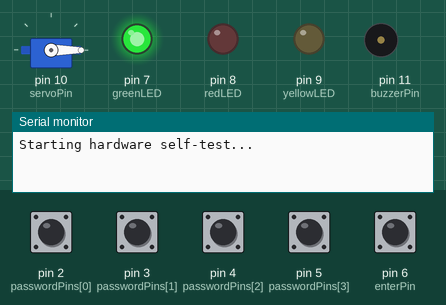
Bench run of a sketch on a simulated Arduino Uno, built with avr-gcc and run on an emulated ATmega328P. Parts: servo, output pins drawn as LEDs (lit = HIGH), buzzer (waves = sounding), the last lines printed to the serial monitor. The inputs (shaded band) are chosen by the test bench; at power-on: pin 2 (passwordPins[0]), pin 3 (passwordPins[1]), pin 4 (passwordPins[2]), pin 5 (passwordPins[3]), pin 6 (enterPin) HIGH.

Above: at 0.1 s.
At 0.6 s:
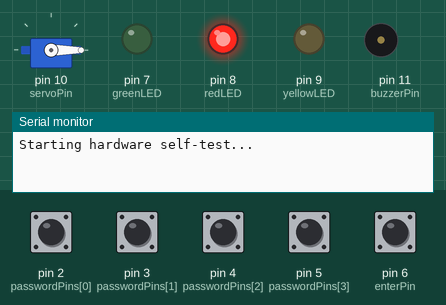
At 1.1 s:
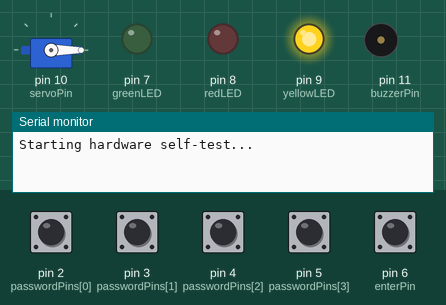
At 1.9 s:
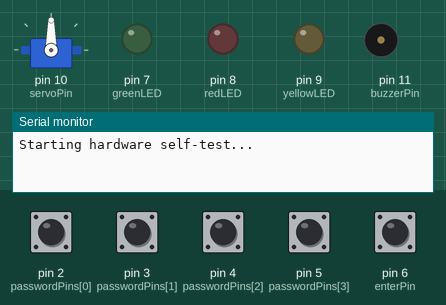
At 3.86 s:
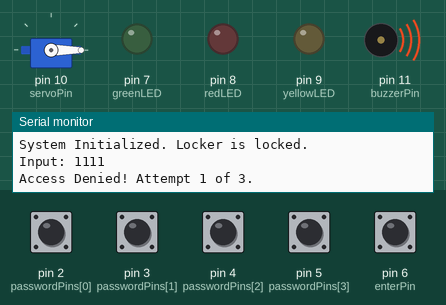
At 4.5 s:
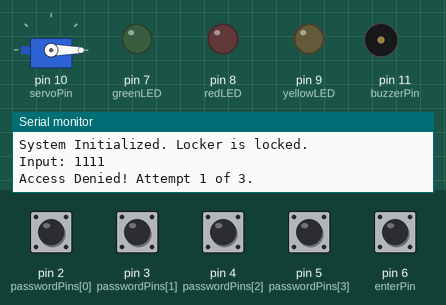
Timing chart, 0 to 6.0 s (numbered marks = the images above):
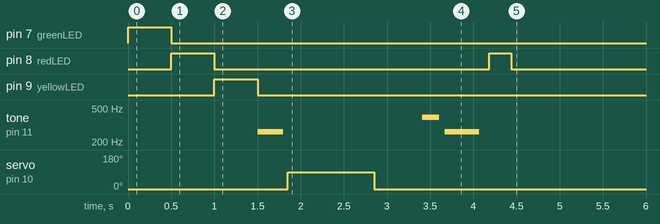

The sketch:

code.ino
```cpp
#include <Servo.h>

const int passwordPins[] = {2, 3, 4, 5};
const int enterPin = 6;

const int greenLED = 7;
const int redLED = 8;
const int yellowLED = 9;
const int servoPin = 10;
const int buzzerPin = 11;

#define NOTE_C4  262
#define NOTE_D4  294
#define NOTE_E4  330
#define NOTE_F4  349
#define NOTE_G4  392
#define NOTE_A4  440
#define NOTE_B4  494
#define NOTE_C5  523

const int secretPassword[] = {1, 0, 1, 0};
const int lockedAngle = 0;
const int unlockedAngle = 90;

Servo lockServo;
int wrongAttempts = 0;

int successMelody[] = {NOTE_C4, NOTE_E4, NOTE_G4, NOTE_C5};
int successDurations[] = {125, 125, 125, 250};

int failureMelody[] = {NOTE_G4, NOTE_C4};
int failureDurations[] = {200, 400};

// Hardware self-test function
void hardwareTest() {
  Serial.println("Starting hardware self-test...");

  // LEDs test
  digitalWrite(greenLED, HIGH);
  delay(500);
  digitalWrite(greenLED, LOW);

  digitalWrite(redLED, HIGH);
  delay(500);
  digitalWrite(redLED, LOW);

  digitalWrite(yellowLED, HIGH);
  delay(500);
  digitalWrite(yellowLED, LOW);

  // Buzzer test
  tone(buzzerPin, NOTE_C4, 300);
  delay(350);
  noTone(buzzerPin);

  // Servo test
  lockServo.write(unlockedAngle);
  delay(1000);
  lockServo.write(lockedAngle);
  delay(500);

  Serial.println("Hardware self-test completed.");
}

// Check if all input pins are connected properly (not floating)
bool checkInputConnections() {
  for (int i = 0; i < 4; i++) {
    int val = digitalRead(passwordPins[i]);
    if (val != HIGH && val != LOW) { // Though digitalRead outputs only HIGH/LOW, floating pins can cause instability
      Serial.print("Error: Password pin ");
      Serial.print(passwordPins[i]);
      Serial.println(" not connected properly.");
      return false;
    }
  }

  int enterVal = digitalRead(enterPin);
  if (enterVal != HIGH && enterVal != LOW) {
    Serial.println("Error: Enter pin not connected properly.");
    return false;
  }
  return true;
}

void playSuccessTune() {
  for (int i = 0; i < 4; i++) {
    tone(buzzerPin, successMelody[i], successDurations[i]);
    delay(successDurations[i] * 1.3);
  }
}

void playFailureTune() {
  for (int i = 0; i < 2; i++) {
    tone(buzzerPin, failureMelody[i], failureDurations[i]);
    delay(failureDurations[i] * 1.3);
  }
}

void indicateHardwareError() {
  // Flash red and yellow LEDs alternately and beep buzzer to indicate error
  while(true) {
    digitalWrite(redLED, HIGH);
    digitalWrite(yellowLED, LOW);
    tone(buzzerPin, NOTE_C4);
    delay(300);
    noTone(buzzerPin);
    delay(300);

    digitalWrite(redLED, LOW);
    digitalWrite(yellowLED, HIGH);
    tone(buzzerPin, NOTE_E4);
    delay(300);
    noTone(buzzerPin);
    delay(300);
  }
}

void setup() {
  Serial.begin(9600);

  pinMode(greenLED, OUTPUT);
  pinMode(redLED, OUTPUT);
  pinMode(yellowLED, OUTPUT);

  for (int i = 0; i < 4; i++) {
    pinMode(passwordPins[i], INPUT);
  }
  pinMode(enterPin, INPUT);

  lockServo.attach(servoPin);
  lockServo.write(lockedAngle);

  hardwareTest();

  if (!checkInputConnections()) {
    Serial.println("Hardware connection error detected!");
    indicateHardwareError();
  }

  Serial.println("System Initialized. Locker is locked.");
}

void loop() {
  if (wrongAttempts >= 3) {
    digitalWrite(yellowLED, HIGH);
    digitalWrite(redLED, LOW);
    digitalWrite(greenLED, LOW);
    while (true);
  }

  static bool lastEnterState = LOW;
  bool currentEnterState = digitalRead(enterPin);

  // Detect rising edge for enter button press with simple debounce
  if (currentEnterState == HIGH && lastEnterState == LOW) {
    delay(50); // simple debounce

    int enteredPassword[4];
    Serial.print("Input: ");
    for (int i = 0; i < 4; i++) {
      enteredPassword[i] = (digitalRead(passwordPins[i]) == HIGH) ? 1 : 0;
      Serial.print(enteredPassword[i]);
    }
    Serial.println();

    bool isCorrect = true;
    for (int i = 0; i < 4; i++) {
      if (enteredPassword[i] != secretPassword[i]) {
        isCorrect = false;
        break;
      }
    }

    if (isCorrect) {
      Serial.println("Access Granted!");
      wrongAttempts = 0;

      playSuccessTune();

      digitalWrite(greenLED, HIGH);
      lockServo.write(unlockedAngle);
      delay(3000);

      digitalWrite(greenLED, LOW);
      lockServo.write(lockedAngle);
      Serial.println("Locker has been re-locked.");

    } else {
      wrongAttempts++;
      Serial.print("Access Denied! Attempt ");
      Serial.print(wrongAttempts);
      Serial.println(" of 3.");

      playFailureTune();

      digitalWrite(redLED, HIGH);
      delay(250);
      digitalWrite(redLED, LOW);
    }
  }

  lastEnterState = currentEnterState;
}
```

Measured:
- by itself, pin 8 (redLED): HIGH → LOW at 1.0 s, → HIGH 3.2 s later, → LOW 0.25 s later
- by itself, tone on pin 11 (buzzerPin): plays 262 Hz for 0.30 s, 392 Hz for 0.20 s, 262 Hz for 0.40 s
